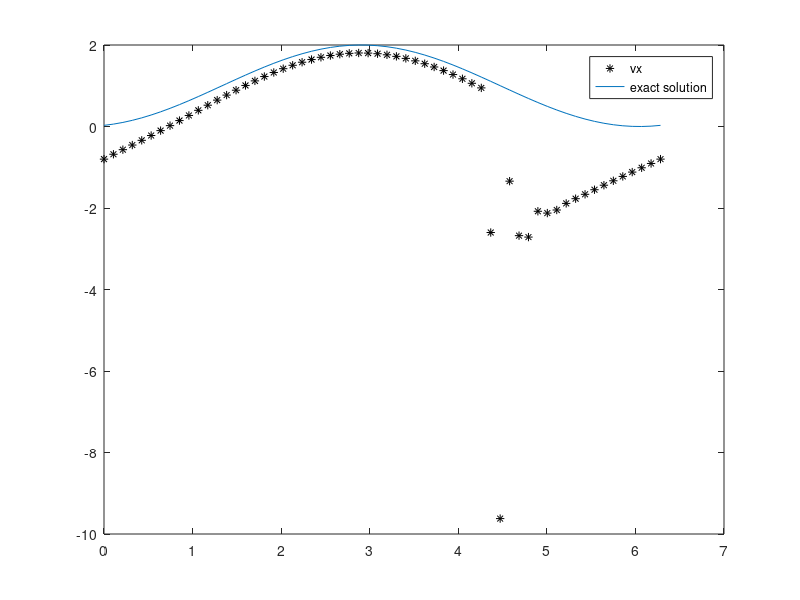

This figure's MATLAB source:
%----------------------------------------%
% Method of manufactured solutions       %
% mom eqn                                %
% dvx/dt + dvx/dx = 0                    %
% rlbarnett c3149416 230318              %
%----------------------------------------%

%------
% temporal domain %
%------
tmin = 0;

% choose dt based on smallest dx (assume CFL condition is dt/dx <= 1)
dt = 5.e-4*0.99;

% max time to run
tmax = 1.0e4*dt;

% max number of iterations -- keep constant
nmax = tmax/dt;

%------
% spatial domain %
%------
xmin = 0;
xmax = 2.0*pi;

% vary spatial step size
dx = logspace(-1,-5,5);

% coefficients for source term s = a + sin(x + ct)
a = 1.0;
c = 1.0;

%%
%-------------------------------------------------------------------------%
% Manufactured solution U(t,x) = sin(x-t)                                 %
% dU/dt = -cos(x-t); d/dx(U^2/2) = -(1/2)sin(2(t-x))                      %
%-------------------------------------------------------------------------%

nu = 0.05;
dx = 0.1047;
% for kk=length(dx)
%     kk
    
% number of spatial points will depend on dx
npts = round((xmax-xmin)/dx);
xax = linspace(xmin,xmax,npts);

vx_new = zeros(1,npts);

% initial conditions
source = 0.0;%c*cos(xax) + (a + sin(xax)).*cos(xax) + nu*sin(xax);
vx = sin(xax) + source;

for ii=1:nmax


    % source boundary conditions
%         source(1,1) = - cos(ii*dt) + sin(-ii*dt)*cos(-ii*dt) + nu*sin(-ii*dt);
    source(1,end) = c*cos(ii*dt*c + xmax) + (a + sin(xmax + c*dt*ii))*cos(xmax + c*dt*ii) + nu*sin(xmax + c*ii*dt);

    % boundary conditions (Dirichlet, time dependent)
%         vx(1,1) = sin(-dt*ii*c) + dt*source(1,1);
%     vx(1,end) = vx(1,end) - ((dt*vx(1,end))/(2.0*dx))*(vx(1,2) - vx(1,end-1)) +...
%             ((nu*dt)/(dx^2))*(vx(1,1) - 2.0*vx(1,end) + vx(1,end-1)) + dt*source(1,end);
% 
%     vx(1,1) = vx(1,end);

    % initialise source, error arrays
    l_inf = zeros(1,npts);
    l_sec = zeros(1,npts);

    % exact solution
    ex_sol = a + sin(xax + c*dt*ii);

    % calculation for second last spatial point
%         source(1,end-1) = - cos(ii*dt - xax(end-1)) + sin(xax(end-1) - ii*dt)*cos(xax(end-1) - ii*dt) + nu*sin(xax(end-1) - ii*dt); 

    % backward difference for second last spatial point (not included
    % in loop)
%         vx(1,end-1) = vx(1,end-1) - ((dt*vx(1,end-1))/(dx(kk)))*(vx(1,end-1) - vx(1,end-2)) +...
%             ((nu*dt)/(dx(kk)^2))*(vx(1,end-1) - 2.0*vx(1,end-2) + vx(1,end-3)) + dt*source(1,end-1);

    for jj=2:npts-1

        source(1,jj) = c*cos(c*ii*dt + xax(jj)) + (a + sin(xax(jj) + ii*dt*c))*cos(xax(jj) + c*ii*dt) + nu*sin(xax(jj) + c*ii*dt); 

        % discretised solution
        vx_new(1,jj) = vx(1,jj) - ((dt*vx(1,jj))/(2.0*dx))*(vx(1,jj+1) - vx(1,jj-1)) +...
            ((nu*dt)/(dx^2))*(vx(1,jj+1) - 2.0*vx(1,jj) + vx(1,jj-1)) + dt*source(1,jj);
    end

    l_inf(1,ii) = abs(max(vx - ex_sol));
    l_sec(1,ii) = rms(vx - ex_sol);

    vx_new(1,end) = vx(1,end) - ((dt*vx(1,end))/(2.0*dx))*(vx(1,2) - vx(1,end-1)) +...
            ((nu*dt)/(dx^2))*(vx(1,2) - 2.0*vx(1,end) + vx(1,end-1)) + dt*source(1,end);
    vx_new(1,1) = vx_new(1,end);    
    vx = vx_new;
end
% end


%%
%------ 
% plot solution %
%------

figure(1)
plot(xax, vx, '*k')
hold on
plot(xax, ex_sol)
legend('vx', 'exact solution')
hold off
